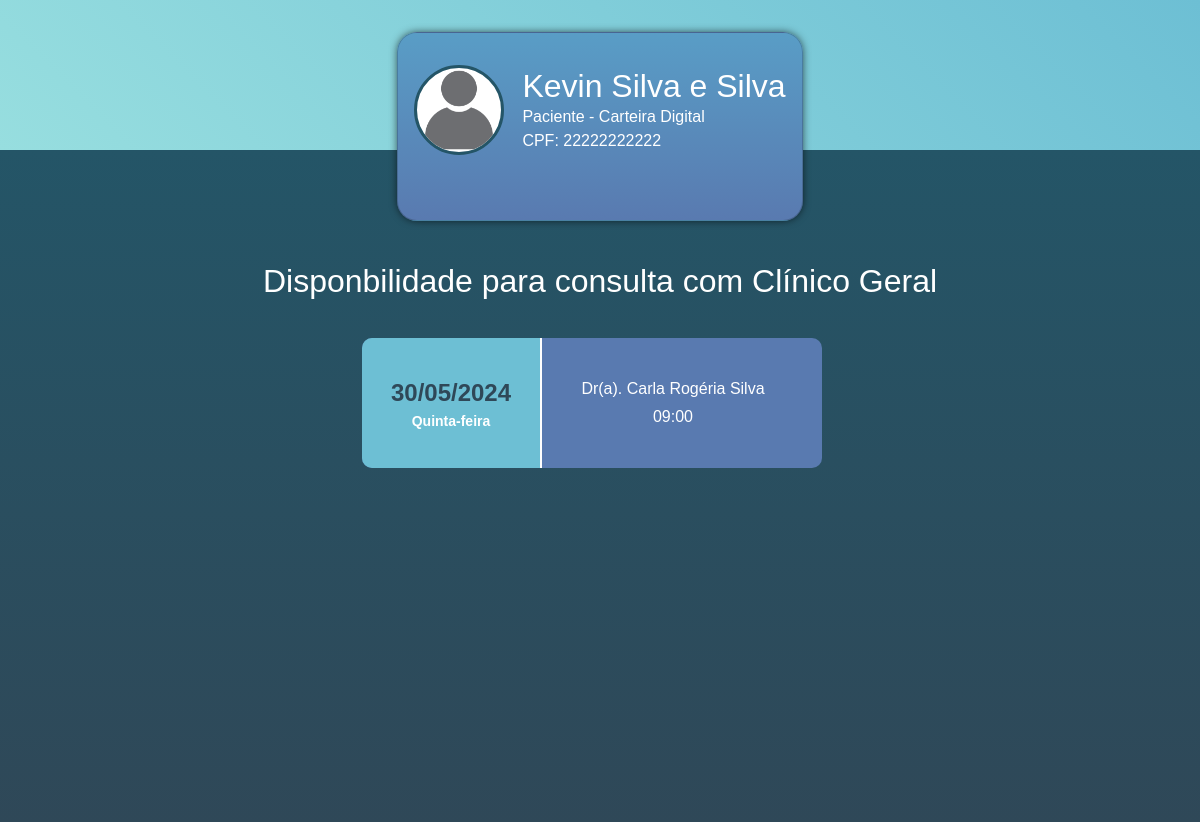
/agendar_clinico (signed in), run on an earlier commit of the app's database.
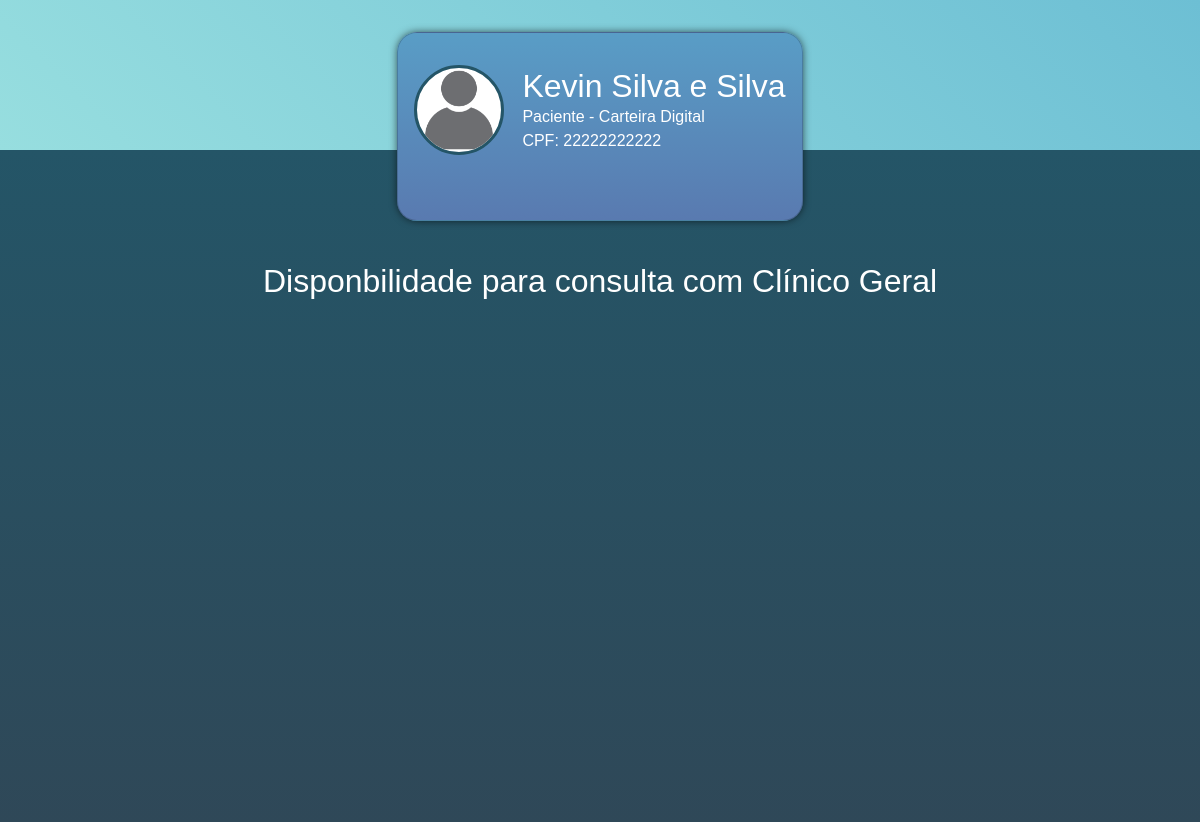
And on a later commit of the database.
### main/models.py (models this page shows, shortened)
class DimDisponibilidadeConsultas(db.Model):
    _tablename_ = 'dim_disponibilidade_consultas'
    id_disponibilidade_consulta = db.Column(db.Integer, primary_key=True)
    fk_id_medico = db.Column(db.Integer, db.ForeignKey('dim_medico.id_medico'), nullable=False)
    data_disponivel = db.Column(db.Date, nullable=False)
    dia_semana = db.Column(db.String(20), nullable=False)
    hora_disponivel = db.Column(db.Time, nullable=False)
    status = db.Column(db.String(20), nullable=False)
    medico = db.relationship('DimMedico', backref=db.backref('disponibilidades_consulta', lazy=True))

class DimMedico(db.Model):
    _tablename_ = 'dim_medico'
    id_medico = db.Column(db.Integer, primary_key=True)
    cpf = db.Column(db.String(11), unique=True, nullable=False)
    pronome_tratamento = db.Column(db.String(10), nullable=False)
    nome = db.Column(db.String(100), nullable=False)
    crm = db.Column(db.String(20), unique=True, nullable=False)
    data_nascimento = db.Column(db.Date, nullable=True)
    telefone = db.Column(db.String(20), nullable=True)
    email = db.Column(db.String(100), nullable=True)
    senha = db.Column(db.String(255), nullable=True)
    access_key = db.Column(db.String(255), nullable=True)
    especialidade = db.Column(db.String(100), nullable=False)
    role = db.Column(db.String(10), default='medico')

### main/routes.py (the view)
@app.route('/agendar_clinico')
def agendar_clinico():
    id_paciente = current_user.id_paciente
    paciente = DimPaciente.query.get(id_paciente)
    disponibilidade_clinico = (DimDisponibilidadeConsultas.query
                               .filter(DimDisponibilidadeConsultas.fk_id_medico == app.config["ID_CLINICO_GERAL"])
                               .filter(DimDisponibilidadeConsultas.status == None)
                               .order_by(DimDisponibilidadeConsultas.data_disponivel)
                               .order_by(DimDisponibilidadeConsultas.hora_disponivel)
                               )  # .filter() não aceita "is None"
    medico = DimMedico.query.get(app.config["ID_CLINICO_GERAL"])
    titulo = "Disponbilidade para consulta com"
    return render_template("agendar_consulta.html",
                           disponibilidade_clinico=disponibilidade_clinico,
                           medico=medico,
                           paciente=paciente,
                           titulo=titulo
                           )

### main/models.py (called while the page is built)
@login_manager.user_loader
def load_user(id_usuario):
    return DimPaciente.query.get(int(id_usuario))

### main/templates/agendar_consulta.html (shortened to what this page needs)
<!DOCTYPE html>
<html lang="en">
<head>
    {% include 'includes/bootstrap.html' %}
    <link rel="stylesheet" href="{{ url_for('static', filename='style.css') }}">
    <link rel="stylesheet" href="https://cdn.jsdelivr.net/npm/bootstrap-icons@1.11.3/font/bootstrap-icons.min.css">
</head>
<body>
    <div>
        <header>
            <div class="card">
                <div class="infos">
                    <div class="user_img">
                        <img src="{{ url_for('static', filename='images/default.png') }}" alt="">
                    </div>
                    <div class="user_info">
                        <a href="/menu_paciente">
                            <h2 class="mb-0">{{paciente.nome}}</h2>
                            <p class="mb-0">{{paciente.role}} - Carteira Digital</p>
                            <p class="mb-0">CPF: {{paciente.cpf}}</p>
                        </a>
                    </div>
                </div>
            </div>
        </header>
        <section class="services_area">
            <h2 class="mb-4" id="title_service">
                {{ titulo }} {{ medico.especialidade }}
            </h2>
            <div class="list_users">
                {% for horario in disponibilidade_clinico %}
                    <a href="#" class="user_info_list" data-bs-toggle="modal" data-bs-target="#confirmation{{horario.id_disponibilidade_consulta}}">
                        <div class="date-consult">
                            <span id="date_list">{{horario.data_disponivel.strftime("%d/%m/%Y")}}</span>
                            <span id="day_list">{{horario.dia_semana}}</span>
                        </div>
                        <div class="user_more_info">
                            <span>Dr(a). {{medico.nome}}</span>
                            <span>{{horario.hora_disponivel.strftime("%H:%M")}}</span>
                        </div>
                    </a>
                {% endfor%}
            </div>
        </section>
    </div>
</body>
</html>

What changed in the data, as far as the page shows it:
no longer on this page (row edited): DimDisponibilidadeConsultas: data_disponivel "30/05/2024", dia_semana "Quinta-feira", {{ medico.nome }} "Carla Rogéria Silva", hora_disponivel "09:00"
